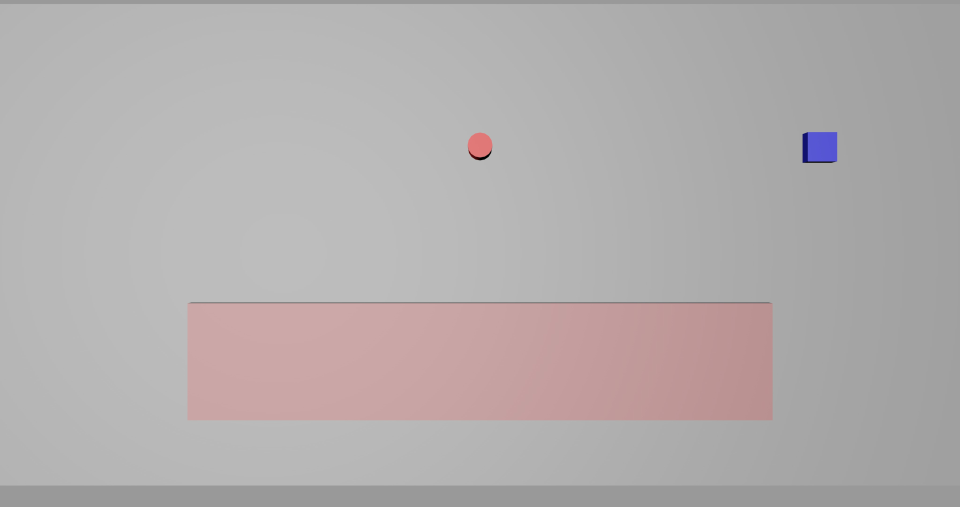
//> input picture c++/simulation/test/asd.jpg, 1920 x 1013 px (shown at 1/2 size)
$ ./main ../test/asd.jpg   (built with g++ and OpenCV 4)
//> lines starting //> are read from the running program, lines starting //| are printed output that depends on the picture; after the words box and inside, x2 and y2 are one past the last pixel; in counts of white or black regions, pixels touching at a corner belong together
### c++/simulation/src/map.hpp
#ifndef Map_HPP
#define Map_HPP

#include <iostream>
#include <opencv2/imgproc.hpp>

using namespace cv;
using namespace std;

class Map {
   private:
    Mat original;
    Size mapSize;
    vector<Point> marks;

   public:
    Map(Mat);
    ~Map();

    Mat getOriginal();
    Size getMapSize();
    vector<Point>& getMarks();
};

#endif /* Map_HPP */

### c++/simulation/src/constant.hpp
#ifndef CONSTANT_HPP
#define CONSTANT_HPP

#include <opencv2/core/types.hpp>

using namespace cv;

enum Type { UNKNOWN,
            SQUARE,
            CIRCLE };

struct Bundle {
    Type type;
    Point2d pos;
};

struct Bound {
    Scalar lower;
    Scalar upper;
};

const char *const WIN_NAME_MAP = "Map";
const char *const WIN_NAME_CAM = "Drone Camera";

const Scalar CUSTOM_WHITE  = Scalar(255, 255, 255);
const Scalar CUSTOM_GREEN  = Scalar(200, 255, 100);
const Scalar CUSTOM_ORANGE = Scalar(100, 200, 255);

const Bound BOUNDS_OF_BLUE      = {Scalar(100, 120, 120), Scalar(130, 255, 255)};
const Bound BOUNDS_OF_RED_LEFT  = {Scalar(0, 100, 100), Scalar(10, 255, 255)};
const Bound BOUNDS_OF_RED_RIGHT = {Scalar(160, 100, 100), Scalar(180, 255, 255)};

const int APPROX_SIZE_RECT       = 4;
const int MIN_APPROX_SIZE_CIRCLE = 7;

const float MIN_AREA = 1e3;

#endif /* CONSTANT_HPP */

### c++/simulation/src/detector.hpp
#ifndef DETECTOR_HPP
#define DETECTOR_HPP

#include <iostream>
#include <opencv2/highgui.hpp>
#include <opencv2/imgproc.hpp>

#include "constant.hpp"

using namespace cv;
using namespace std;

class Detector {
   private:
    int redCircleCounter  = 0;
    int blueSquareCounter = 0;

    Mat image;

    Mat findRedColor(Mat, Mat);
    Mat findBlueColor(Mat, Mat);
    bool isSquare(vector<Point> &);
    bool isCircle(vector<Point> &, vector<Point> &);
    bool isRectangle(vector<Point> &, vector<Point> &);
    void mPutText(Mat, string text, Point point, Scalar color);

   public:
    Detector();
    ~Detector();

    Bundle process(Mat, Point2d);
};

#endif /* DETECTOR_HPP */

### c++/simulation/src/camera.hpp
#ifndef CAMERA_HPP
#define CAMERA_HPP

#include "detector.hpp"
#include "map.hpp"

class Camera {
   private:
    Map map;
    Point2d pos;
    Detector *detector;
    const Size sizeOfView = Size(400, 400);

    bool isCircleFind = false;
    bool isSquareFind = false;

    Rect getROI();
    bool isArrive(Point2d);
    void moveTo(Mat, Point2d);
    void grabble(Mat, Bundle);

   public:
    Camera(Map);
    ~Camera();

    void init();
};

#endif /* CAMERA_HPP */

### c++/simulation/src/detector.cpp
#include "detector.hpp"

Detector::Detector() {}

Detector::~Detector() {}

Bundle Detector::process(Mat frame, Point2d pos) {
    Mat hsv;
    cvtColor(frame, hsv, COLOR_BGR2HSV);
    medianBlur(hsv, hsv, 3);

    Mat maskedRed  = findRedColor(frame, hsv);
    Mat maskedBlue = findBlueColor(frame, hsv);

    // imshow("red", maskedRed);
    // imshow("blue", maskedBlue);

    vector<vector<Point>> contoursRed, contursBlue;
    findContours(maskedRed, contoursRed, RETR_EXTERNAL, CHAIN_APPROX_SIMPLE);
    findContours(maskedBlue, contursBlue, RETR_EXTERNAL, CHAIN_APPROX_SIMPLE);
    vector<vector<Point>> approxRed(contoursRed.size()), approxBlue(contursBlue.size());

    Point center(frame.cols / 2, frame.rows / 2);

    for (int i = 0; i < contoursRed.size(); i++) {
        if (contourArea(contoursRed[i]) > MIN_AREA && isCircle(contoursRed[i], approxRed[i])) {
            drawContours(frame, approxRed, i, CUSTOM_ORANGE, 2);
            RotatedRect rect = minAreaRect(contoursRed[i]);
            line(frame, center, rect.center, CUSTOM_GREEN, 2);
            mPutText(frame, format(" Red Circle (%.1f, %.1f)", rect.center.x, rect.center.y), rect.center, CUSTOM_GREEN);
            redCircleCounter += 1;

            if (redCircleCounter > 100) {
                redCircleCounter = 0;
                return Bundle{CIRCLE, rect.center};
            }
        } else {
            redCircleCounter = 0;
        }
    }

    for (int i = 0; i < contursBlue.size(); i++) {
        if (contourArea(contursBlue[i]) > MIN_AREA && isRectangle(contursBlue[i], approxBlue[i])) {
            drawContours(frame, approxBlue, i, CUSTOM_ORANGE, 2);
            RotatedRect rect = minAreaRect(contursBlue[i]);
            line(frame, center, rect.center, CUSTOM_GREEN, 2);

            if (isSquare(approxBlue[i])) {
                mPutText(frame, format(" Square (%.1f, %.1f)", rect.center.x, rect.center.y), rect.center, CUSTOM_GREEN);
                blueSquareCounter += 1;

                if (blueSquareCounter > 100) {
                    blueSquareCounter = 0;
                    return Bundle{SQUARE, rect.center};
                }

            } else {
                mPutText(frame, format(" Rectangle (%.1f, %.1f)", rect.center.x, rect.center.y), rect.center, CUSTOM_GREEN);
                blueSquareCounter = 0;
            }
        } else {
            blueSquareCounter = 0;
        }
    }

    mPutText(frame, format("Position of Drone: %.1lf, %.1lf", pos.x, pos.y), Point(10, 30), CUSTOM_ORANGE);
    mPutText(frame, format("RC: %03d-100", redCircleCounter), Point(10, 50), CUSTOM_ORANGE);
    mPutText(frame, format("BS: %03d-100", blueSquareCounter), Point(10, 70), CUSTOM_ORANGE);
    drawMarker(frame, center, Scalar(255, 255, 255), MARKER_CROSS, 20, 2);

    return Bundle{UNKNOWN, Point2d(0, 0)};
}

void Detector::mPutText(Mat frame, string text, Point point, Scalar color) {
    putText(frame, text, point, FONT_HERSHEY_SIMPLEX, .6, color, 2);
}

Mat Detector::findRedColor(Mat frame, Mat hsv) {
    Mat maskRedRight, maskRedLeft, output;
    inRange(hsv, BOUNDS_OF_RED_RIGHT.lower, BOUNDS_OF_RED_RIGHT.upper, maskRedRight);
    inRange(hsv, BOUNDS_OF_RED_LEFT.lower, BOUNDS_OF_RED_LEFT.upper, maskRedLeft);
    bitwise_and(frame, frame, output, maskRedRight | maskRedLeft);
    cvtColor(output, output, COLOR_BGR2GRAY);
    return output;
}

Mat Detector::findBlueColor(Mat frame, Mat hsv) {
    Mat maskBlue, output;
    inRange(hsv, BOUNDS_OF_BLUE.lower, BOUNDS_OF_BLUE.upper, maskBlue);
    bitwise_and(frame, frame, output, maskBlue);
    cvtColor(output, output, COLOR_BGR2GRAY);
    return output;
}

bool Detector::isSquare(vector<Point> &approx) {
    RotatedRect rect  = minAreaRect(approx);
    float aspectRatio = rect.size.width / rect.size.height;
    return 0.9 < aspectRatio && aspectRatio < 1.1 ? true : false;
}

bool Detector::isRectangle(vector<Point> &contour, vector<Point> &approx) {
    approxPolyDP(contour, approx, 0.01 * arcLength(contour, true), true);
    return approx.size() == APPROX_SIZE_RECT && isContourConvex(approx) ? true : false;
}

bool Detector::isCircle(vector<Point> &contour, vector<Point> &approx) {
    approxPolyDP(contour, approx, 0.02 * arcLength(contour, true), true);
    return approx.size() > MIN_APPROX_SIZE_CIRCLE && isContourConvex(approx) ? true : false;
}

### c++/simulation/src/map.cpp
#include "map.hpp"

Map::Map(Mat image) {
    image.copyTo(original);
    mapSize = Size(image.cols, image.rows);
}

Map::~Map() {}

Size Map::getMapSize() {
    return mapSize;
}

Mat Map::getOriginal() {
    return original;
}

vector<Point>& Map::getMarks() {
    return marks;
}

### c++/simulation/src/camera.cpp
#include "camera.hpp"

Camera::Camera(Map map) : map(map) {
    detector = new Detector();
    pos      = Point2d(map.getMarks().at(0));

    init();
}

Camera::~Camera() {}

void Camera::init() {
    for (unsigned int i = 0; i < map.getMarks().size(); i++) {
        bool isPaused   = false;
        char pressedKey = '\0';

        while (!isArrive(map.getMarks().at(i))) {
            pressedKey = waitKey(1);

            if (pressedKey == 27) break;
            if (pressedKey == 32) isPaused = !isPaused;
            if (isPaused) continue;

            moveTo(map.getOriginal(), map.getMarks().at(i));

            Mat instant = map.getOriginal()(getROI()).clone();
            Bundle data = detector->process(instant, pos);

            if (data.type == SQUARE && !isSquareFind) {
                grabble(map.getOriginal(), data);
            } else if (data.type == CIRCLE && !isCircleFind) {
                grabble(map.getOriginal(), data);
            } else {
                imshow(WIN_NAME_CAM, instant);
            }
        }
    }
}

void Camera::grabble(Mat image, Bundle bundle) {
    Point2d destOfObject(pos.x + (bundle.pos.x - sizeOfView.width / 2), pos.y + (bundle.pos.y - sizeOfView.height / 2));
    cout << destOfObject << " : " << bundle.pos << " : " << pos;
    int frameIndex  = 1;
    int rateOfCatch = 0;
    for (; !isArrive(destOfObject); frameIndex += 1) {
        moveTo(map.getOriginal(), destOfObject);
        Mat instant = map.getOriginal()(getROI()).clone();
        Bundle data = detector->process(instant, pos);

        if (data.type = bundle.type) {
            rateOfCatch += 1;
        }

        putText(instant, format("Rate of Catch: %d-%d (%.1lf%%)", rateOfCatch, frameIndex, rateOfCatch * 100.0 / frameIndex), Point(10, 90), FONT_HERSHEY_SIMPLEX, .6, CUSTOM_ORANGE, 2);
        imshow(WIN_NAME_CAM, instant);
        waitKey(1);
    }
    cout << endl << pos;

    if ((rateOfCatch * 100.0 / frameIndex) > 70) {
        if (bundle.type == SQUARE) {
            isSquareFind = true;
            cout << "\n Blue Square found at " << pos;
        } else if (bundle.type == CIRCLE) {
            isCircleFind = true;
            cout << "\n Red Circle found at " << pos;
        }
        waitKey(3000);
    }
}

void Camera::moveTo(Mat image, Point2d destination) {
    double eucliadian = norm(pos - destination);

    if (pos.x != destination.x) pos.x -= (pos.x - destination.x) / eucliadian;   // To find the number of steps of x
    if (pos.y != destination.y) pos.y -= (pos.y - destination.y) / eucliadian;   // To find the number of steps of y
}

Rect Camera::getROI() {
    Point2d beg(pos.x - sizeOfView.width / 2, pos.y - sizeOfView.height / 2);
    Point2d end(pos.x + sizeOfView.width / 2, pos.y + sizeOfView.height / 2);

    // To find the coordinates within the borders.
    if (beg.x < 0)
        beg.x = 0;
    else if (beg.x > map.getMapSize().width)
        beg.x = map.getMapSize().width;

    if (beg.y < 0)
        beg.y = 0;
    else if (beg.y > map.getMapSize().height)
        beg.y = map.getMapSize().height;

    if (end.x < 0)
        end.x = 0;
    else if (end.x > map.getMapSize().width)
        end.x = map.getMapSize().width;

    if (end.y < 0)
        end.y = 0;
    else if (end.y > map.getMapSize().height)
        end.y = map.getMapSize().height;

    return Rect(beg, end);
}

bool Camera::isArrive(Point2d destination) {
    return (pos.x + 1 > destination.x) && (pos.x - 1 < destination.x) &&
                   (pos.y + 1 > destination.y) && (pos.y - 1 < destination.y)
               ? true
               : false;
}

### c++/simulation/src/main.cpp
#include "camera.hpp"
#include "map.hpp"

void render(Mat image, vector<Point> marks) {
    Mat instant = image.clone();

    for (Point mark : marks) drawMarker(instant, mark, Scalar(100, 255, 255), MARKER_TRIANGLE_DOWN, 10, 2);
    polylines(instant, marks, true, Scalar(255, 255, 100), 1);

    imshow(WIN_NAME_MAP, instant);
}

void onMouse(int event, int x, int y, int, void *userdata) {
    // 1: EVENT_LBUTTONDOWN, 2: EVENT_RBUTTONDOWN, 3: EVENT_MBUTTONDOWN
    if (event > 0 && event < 4) {
        Map *map = (Map *)userdata;

        if (event == EVENT_MBUTTONDOWN) map->getMarks().clear();
        if (event == EVENT_LBUTTONDOWN) map->getMarks().push_back(Point(x, y));
        if (event == EVENT_RBUTTONDOWN && !map->getMarks().empty()) map->getMarks().pop_back();

        render(map->getOriginal(), map->getMarks());
    }
}

int main(int argc, char **argv) {
    if (argc != 2) {
        cout << "Error: Missing args";
        return EXIT_FAILURE;
    }

    Mat image = imread(argv[1]);
//> image is the input picture: 1013 rows x 1920 cols, CV_8UC3; mean B, G, R 173.5, 173.2, 178.6
    if (image.empty()) {
        cout << "Error: Could not open or load " << argv[1];
        return EXIT_FAILURE;
    }

    Map map(image);
    namedWindow(WIN_NAME_MAP, WINDOW_NORMAL);
    resizeWindow(WIN_NAME_MAP, Size(image.cols / 1.4, image.rows / 1.4));
    setMouseCallback(WIN_NAME_MAP, onMouse, &map);

    char pressedKey = '\0';
    while (pressedKey != 27) {
        imshow(WIN_NAME_MAP, map.getOriginal());

        pressedKey = waitKey(0);
//> the left mouse button is pressed and released at (480, 253)
//> the loop in render, `for (Point mark : marks) drawMarker(instant, mark, Scalar(100, 255, 25..` made 1 pass
//> mark on pass 1: Point(480, 253)
//> in render, `polylines(instant, marks, true, Scalar(255, 255, 100), 1);`: instant: 1013 rows x 1920 cols, CV_8UC3; mean B, G, R 173.5, 173.2, 178.6
//> the left mouse button is pressed and released at (1440, 253)
//> the loop in render (call 2), `for (Point mark : marks) drawMarker(instant, mark, Scalar(100, 255, 25..` made 2 passes
//> mark on passes 1 to 2: Point(480, 253), Point(1440, 253)
//> the left mouse button is pressed and released at (1440, 759)
//> the left mouse button is pressed and released at (480, 759)
//> the loop in render (call 4), `for (Point mark : marks) drawMarker(instant, mark, Scalar(100, 255, 25..` made 4 passes
//> mark on passes 1 to 4: Point(480, 253), Point(1440, 253), Point(1440, 759), Point(480, 759)
//> after the loop in render (call 4), `for (Point mark : marks) drawMarker(instant, mark, Scalar(100, 255, 25..`: instant: 1013 rows x 1920 cols, CV_8UC3; 308 pixels changed, all inside (x1, y1, x2, y2) = (474, 247, 1447, 766)
//> in render (call 4), `polylines(instant, marks, true, Scalar(255, 255, 100), 1);`:
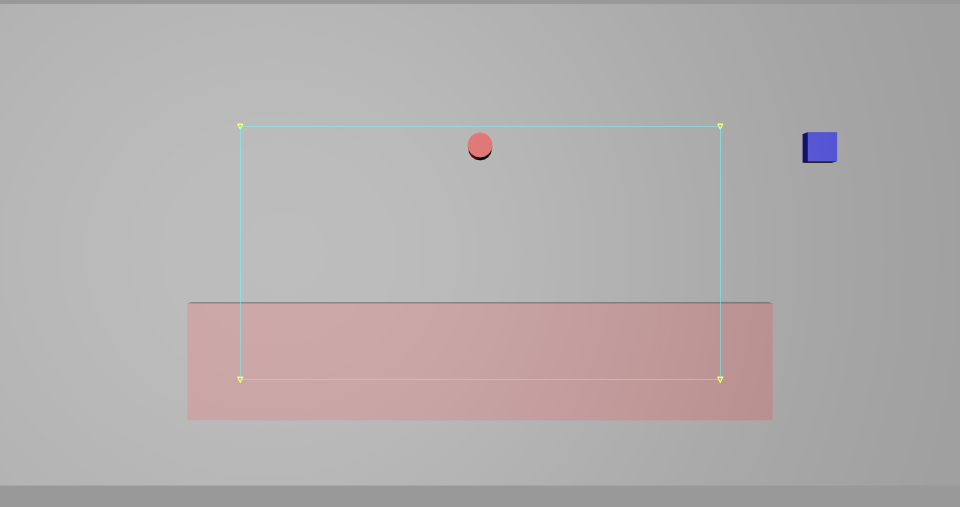
//> instant: 1013 rows x 1920 cols, CV_8UC3 (shown at 1/2 size); mean B, G, R 173.6, 173.3, 178.4
//> in Camera, `pos      = Point2d(map.getMarks().at(0));`: pos = Point(480, 253)
//> the loop in init, `for (unsigned int i = 0; i < map.getMarks().size(); i++)` made 5 passes
//> pressedKey on passes 1 to 5: 0, -1, -1, -1, -1
//> the Esc key is pressed
        if (pressedKey == 32 && !map.getMarks().empty()) {
            map.getMarks().push_back(map.getMarks().at(0));
            Camera camera(map);
            map.getMarks().clear();
        }
    }
    return EXIT_SUCCESS;
}
